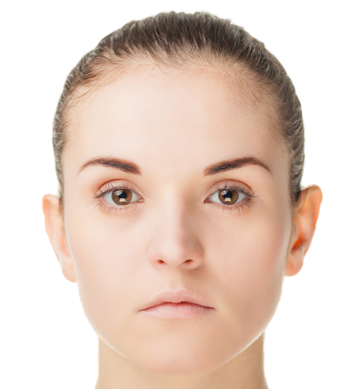
#> input picture face.png, 350 x 389 px
$ jupyter execute 'Face detection in an image using Haar Cascades.ipynb'
#> lines starting #> are read from the running program, lines starting #| are printed output that depends on the picture; after the words box and inside, x2 and y2 are one past the last pixel; in counts of white or black regions, pixels touching at a corner belong together
# Face detection in an image using Haar Cascades

[cell 1]
import cv2 as cv
import matplotlib.pyplot as plt
import numpy as np

[cell 2]
image = cv.imread("face.png",cv.IMREAD_GRAYSCALE)
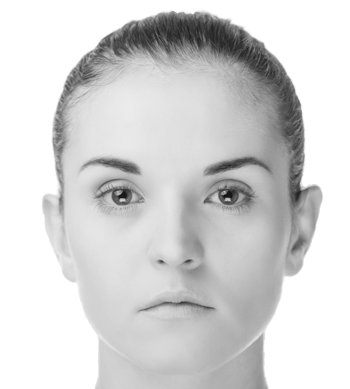
#> image: shape (389, 350); min 18, max 255, mean 212

plt.axis("off")
plt.imshow(image,cmap="gray")

[cell 3]
face_cascade = cv.CascadeClassifier("haarcascade_frontalface_default.xml")

[cell 4]
faces = face_cascade.detectMultiScale(image, 1.3, 5)
#> faces = [[34, 88, 276, 276]]

[cell 5]
for rects in faces:
        (x, y, w, h) = rects
        image = cv.rectangle(image, (x, y), (x + w, y + h), (0, 255, 0), 2)
#> this loop made 1 pass
#> pass 1, `image = cv.rectangle(image, (x, y), (x + w, y + h), (0, 255, 0), 2)`:
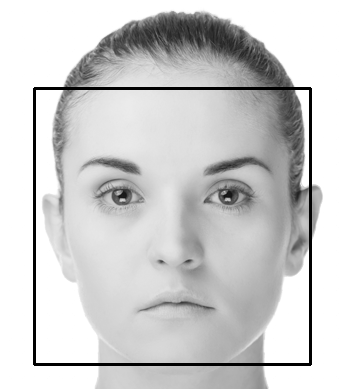
#> image: shape (389, 350); 2.43% of pixels changed, all inside (x1, y1, x2, y2) = (33, 87, 312, 366)

$ run again, with dog.jpg saved as face.png
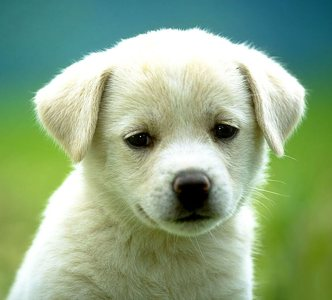
#> input picture dog.jpg, 332 x 300 px
#> `image = cv.imread("face.png",cv.IMREAD_GRAYSCALE)`:
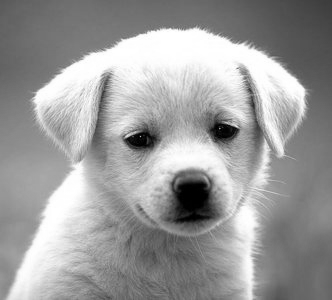
#> image: shape (300, 332); min 0, max 255, mean 155.8
#> faces = ()
